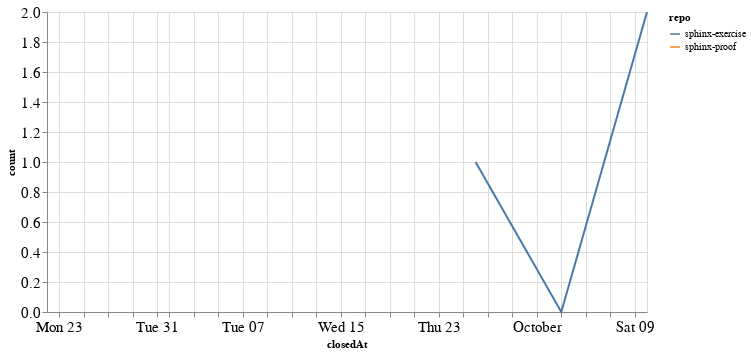

The notebook cell saved with this chart:
### Code cell
closed_by_time = closed_by.groupby('repo').resample('W', on='closedAt').count()['author'].reset_index()
closed_by_time = closed_by_time.rename(columns={'author': 'count'})

alt.Chart(closed_by_time, width=600).mark_line().encode(
    x='closedAt',
    y='count',
    color='repo',
    tooltip="repo"
)

### Figure 1 — Vega-Lite specification as saved in the notebook (floating-point values rounded to 4 significant figures)
{"config": {"axisLeft": {"labelFontSize": 15}, "axisBottom": {"labelFontSize": 15}}, "data": {"name": "data-9a52c2a9a39366d4f1390b3b21523d13"}, "mark": "line", "encoding": {"color": {"type": "nominal", "field": "repo"}, "tooltip": {"type": "nominal", "field": "repo"}, "x": {"type": "temporal", "field": "closedAt"}, "y": {"type": "quantitative", "field": "count"}}, "width": 600, "$schema": "https://vega.github.io/schema/vega-lite/v4.8.1.json", "datasets": {"data-9a52c2a9a39366d4f1390b3b21523d13": [{"repo": "sphinx-exercise", "closedAt": "2021-09-26T00:00:00", "count": 1}, {"repo": "sphinx-exercise", "closedAt": "2021-10-03T00:00:00", "count": 0}, {"repo": "sphinx-exercise", "closedAt": "2021-10-10T00:00:00", "count": 2}, {"repo": "sphinx-proof", "closedAt": "2021-08-22T00:00:00", "count": 2}]}}
